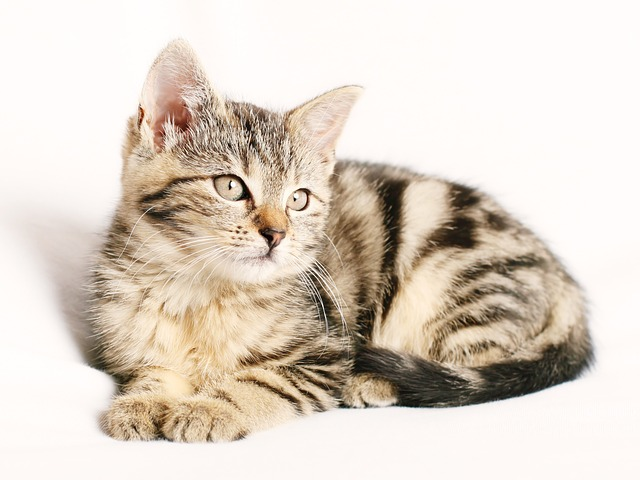
%> input picture OPT/EX/code/cat.jpg, 640 x 480 px
$ octave code.m   (GNU Octave 9; MATLAB toolbox functions it lacks are replaced by stand-ins)
%> lines starting %> are read from the running program, lines starting %| are printed output that depends on the picture; in (x1, y1, x2, y2) boxes, pixels count from 0 and x2, y2 are one past the last pixel; in counts of white or black regions, pixels touching at a corner belong together; the program's own positions count from 1
% Load the image, Resize it, Grayscale it, and convert it to an array
img = imread('cat.jpg','jpg');
%> img is the input picture: size 480x640x3 uint8; mean R, G, B 221.7, 210.7, 199
img = imresize(img, [256, 256]);
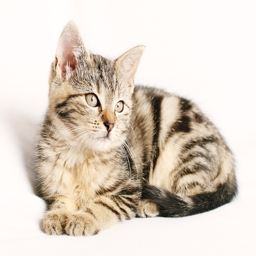
%> img: size 256x256x3 uint8; mean R, G, B 221.7, 210.7, 199
X_ref = rgb2gray(img); % Assuming 'cat.jpg' is an RGB image
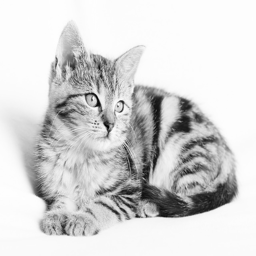
%> X_ref: size 256x256 uint8; min 2, max 255, mean 212.7

% Convert to float32
X_ref = single(X_ref);
%> X_ref: size 256x256 single

% Show original image
figure;
subplot(1, 3, 1);
imshow(X_ref, [0, 255], 'Colormap', gray);
title('Original Image');

% Retrieve blurring and adjoint of blurring operators
R = blackbox(X_ref);

% Blur Image and add no ise
rng(10); % Seed for reproducibility
n = normrnd(0, 0.5, size(X_ref));
X_blur = R(X_ref) + n;

% Show blurry image
subplot(1, 3, 2);
imshow(X_blur, [0, 255], 'Colormap', gray);
title('Blurred Image');

% Primal-Dual Deblurring
lambda_pd = 5;
num_iterations_pd = 100;
X_deblur_pd = primal_dual_deblur(X_blur, R, lambda_pd, num_iterations_pd);

% Show Primal-Dual deblurred image
subplot(1, 3, 3);
imshow(X_deblur_pd, [0, 255], 'Colormap', gray);
title('Primal-Dual Deblurred Image');

% ADMM Deblurring
lambda_admm = 2.5;
num_iterations_admm = 250;
X_deblur_admm = admm_deblur(X_blur, R, lambda_admm, num_iterations_admm);

% Display ADMM Deblurred Results
figure;
subplot(1, 3, 1); imshow(X_ref, [0, 255], 'Colormap', gray); title('Original Image');
subplot(1, 3, 2); imshow(X_blur, [0, 255], 'Colormap', gray); title('Blurred Image');
subplot(1, 3, 3); imshow(X_deblur_admm, [0, 255], 'Colormap', gray); title('ADMM Deblurred Image');

% The following are the Primal-Dual and ADMM functions (as provided before)

% [67 lines left out: functions primal_dual_deblur, proximal_l1, admm_deblur, not called in this run]

%Update X in ADMM
% [5 lines left out: function update_X, not called in this run]

%Update Y in ADMM
% [5 lines left out: function update_Y, not called in this run]

% Black Box, Not Important how it works
function R = blackbox(X_ref)
    s = 4;
    size_filter = 9;
    PSF = zeros(size_filter, size_filter);
    for i = 1:size_filter
        for j = 1:size_filter
            PSF(i, j) = exp(-0.5*((i-4)/s)^2 - 0.5*((j-4)/s)^2);
        end
    end
%> in blackbox, `Pbig(1:size_filter, 1:size_filter) = PSF;`:
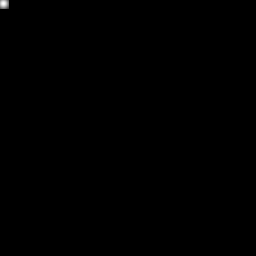
%> Pbig: size 256x256 double; min 0, max 0.0189, mean 1.53e-05; drawn with min black and max white
%> in blackbox, `e1(1,1) = 1;`: e1: size 256x256 double; values 0 (black) and 1 (white), 0% white in thin lines or dots, all inside (x1, y1, x2, y2) = (0, 0, 1, 1)
    PSF = PSF / sum(PSF(:));

    function Ps = dctshift(PSF, center)
%> called with center = [4 4]
        [m, n] = size(PSF);
%> m = 256; n = 256
        i = center(1);
        j = center(2);
        l = min([i, m-i+1, j, n-j+1]);
%> l = 4
        PP = PSF(i-l+1:i+l+1, j-l+1:j+l+1);
        Z1 = diag(ones(l+1,1), l);
        Z2 = diag(ones(l,1), l+1);
        PP = Z1 * PP * Z1' + Z1 * PP * Z2' + Z2 * PP * Z1' + Z2 * PP * Z2';
        Ps = zeros(size(PSF));
        Ps(1:2*l+1, 1:2*l+1) = PP;
    end

    dct2 = @(a) dct(dct(a, [], 1), [], 2);
    idct2 = @(a) idct(idct(a, [], 1), [], 2);

    Pbig = zeros(size(X_ref));
    Pbig(1:size_filter, 1:size_filter) = PSF;

    e1 = zeros(size(X_ref));
    e1(1,1) = 1;

%> (the run ends here)
